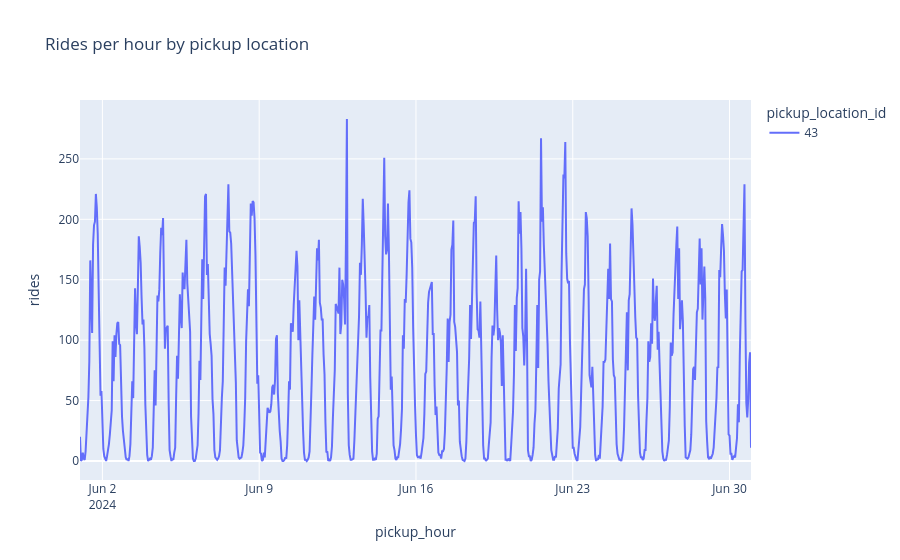

The code cell stored with this chart in its notebook:
### Code cell
plot_rides(agg_rides_all_slots, locations=[43])

### Figure 1 — Plotly figure (JSON) as saved in the notebook; plotly's stock layout.template omitted (floating-point values rounded to 4 significant figures; data arrays with more than 128 entries replaced by an {"elided": "..."} marker saying what was removed)
{"data": [{"hovertemplate": "pickup_location_id=43<br>pickup_hour=%{x}<br>rides=%{y}<extra></extra>", "legendgroup": "43", "line": {"color": "#636efa", "dash": "solid"}, "marker": {"symbol": "circle"}, "mode": "lines", "name": "43", "orientation": "v", "showlegend": true, "type": "scatter", "x": {"elided": "720 str values"}, "xaxis": "x", "y": {"elided": "720 int values"}, "yaxis": "y"}], "layout": {"legend": {"title": {"text": "pickup_location_id"}, "tracegroupgap": 0}, "title": {"text": "Rides per hour by pickup location"}, "xaxis": {"anchor": "y", "domain": [0, 1], "title": {"text": "pickup_hour"}}, "yaxis": {"anchor": "x", "domain": [0, 1], "title": {"text": "rides"}}}}
